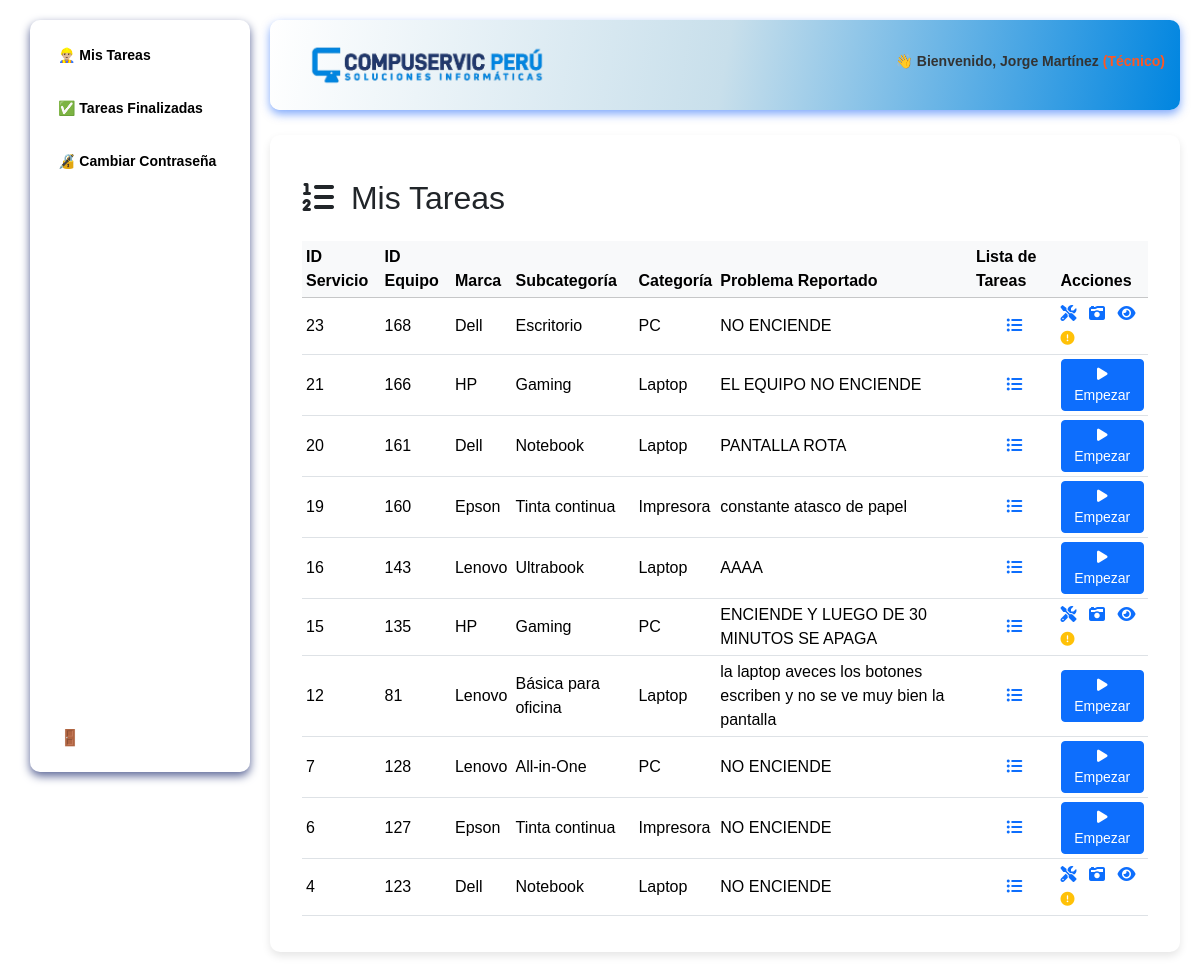
Screenshot of /app/views/dashboard/dashboard.php?view=tareas (signed in) with the database file from the repository.
### tables this page shows
CREATE TABLE `detalle_servicios` (
  `iddetservicio` int(11) NOT NULL,
  `iddetequipo` int(11) DEFAULT NULL,
  `idusuario_soporte` int(11) DEFAULT NULL,
  `observaciones` text DEFAULT NULL,
  `precio_servicio` decimal(10,2) DEFAULT NULL,
  `fechahorainicio` datetime DEFAULT NULL,
  `fechahorafin` datetime DEFAULT NULL
);

CREATE TABLE `marcas` (
  `id_marca` int(11) NOT NULL,
  `Nombre_Marca` varchar(100) NOT NULL
);

CREATE TABLE `subcategoria` (
  `id_subcategoria` int(11) NOT NULL,
  `id_categoria` int(11) NOT NULL,
  `Nombre_SubCategoria` varchar(50) NOT NULL
);

CREATE TABLE `categorias` (
  `id_categoria` int(11) NOT NULL,
  `NombreCategoria` varchar(100) NOT NULL
);

CREATE TABLE `detequipos` (
  `iddetequipo` int(11) NOT NULL,
  `idmarcasoc` int(11) DEFAULT NULL,
  `modelo` varchar(100) DEFAULT NULL,
  `numserie` varchar(100) DEFAULT NULL,
  `condicionentrada` text DEFAULT NULL,
  `descripcionentrada` text DEFAULT NULL,
  `fechaentrega` datetime DEFAULT current_timestamp(),
  `condicionsalida` text DEFAULT NULL,
  `idEvidencia` int(11) DEFAULT NULL,
  `idorden_servicio` int(11) DEFAULT NULL
);

### app/controllers/tareas/index.php (called while the page is built, shortened)
<?php
require_once '../../models/tareas/Tarea.php';
$conexion = Conexion::conectar();
$tarea = new Tarea($conexion);
$idUsuario = $_SESSION['idpersona'];
$tareas = $tarea->obtenerPorTecnico($idUsuario);
?>

### app/models/tareas/Tarea.php (called while the page is built, shortened)
<?php
class Tarea
{
    private $conexion;
    public function __construct($db)
    {
        $this->conexion = $db;
    }
public function obtenerPorTecnico($idusuario) {
    $sql = "CALL obtener_servicios_por_persona(:idusuario)";
    $stmt = $this->conexion->prepare($sql);
    $stmt->bindParam(':idusuario', $idusuario, PDO::PARAM_INT);
    $stmt->execute();
    return $stmt->fetchAll(PDO::FETCH_ASSOC);
}
}
?>

### app/views/tareas/index.php (the view, shortened to what this page needs)
<?php require_once '../../controllers/tareas/index.php'; ?>
<link href="https://cdn.jsdelivr.net/npm/bootstrap@5.3.3/dist/css/bootstrap.min.css" rel="stylesheet">
<link rel="stylesheet" href="https://cdnjs.cloudflare.com/ajax/libs/font-awesome/6.5.0/css/all.min.css">
<div class="container mt-4">
    <h2 class="mb-4">
        <i class="fa-solid fa-list-ol me-2"></i> Mis Tareas
    </h2>
    <?php if (isset($tareas) && !empty($tareas)): ?>
        <div class="table-responsive">
            <table class="table table-sm table-hover align-middle">
                <thead class="table-light">
                    <tr>
                        <th>ID Servicio</th>
                        <th>ID Equipo</th>
                        <th>Marca</th>
                        <th>Subcategoría</th>
                        <th>Categoría</th>
                        <th>Problema Reportado</th>
                        <th>Lista de Tareas</th>
                        <th>Acciones</th>
                    </tr>
                </thead>
                <tbody>
                <?php foreach ($tareas as $tarea): ?>
                    <?php $id = htmlspecialchars($tarea['iddetservicio']); ?>
                    <tr>
                        <td><?= $id ?></td>
                        <td><?= htmlspecialchars($tarea['iddetequipo']) ?></td>
                        <td><?= htmlspecialchars($tarea['Nombre_Marca']) ?></td>
                        <td><?= htmlspecialchars($tarea['Nombre_SubCategoria']) ?></td>
                        <td><?= htmlspecialchars($tarea['NombreCategoria']) ?></td>
                        <td><?= htmlspecialchars($tarea['descripcionentrada']) ?></td>
                        <td class="text-center">
                            <a href="#" data-bs-toggle="modal" data-bs-target="#modalCondicion<?= $id ?>" title="Ver condición de entrada">
                                <i class="fa-solid fa-list-ul text-primary"></i>
                            </a>
                        </td>
                        <td>
<?php if (empty($tarea['fechahorainicio'])): ?>
    <a href="#" class="btn btn-sm btn-primary empezar-btn" data-id="<?= $id ?>" data-bs-toggle="modal" data-bs-target="#modalEmpezar<?= $id ?>">
        <i class="fa-solid fa-play"></i> Empezar
    </a>
<?php elseif (empty($tarea['fechahorafin'])): ?>
    <a href="dashboard.php?view=registrar_revision&id=<?= urlencode($id) ?>" class="me-2 text-decoration-none" title="Registrar Revisión">
        <i class="fa-solid fa-screwdriver-wrench"></i>
    </a>
    <a href="#" title="Evidencias" data-bs-toggle="modal" data-bs-target="#modalEvidencias<?= $id ?>" class="me-2 text-decoration-none">
        <i class="fa-solid fa-camera-retro"></i>
    </a>
    <a href="#" class="text-decoration-none listar-evidencias" title="Listar evidencias" data-id="<?= $id ?>" data-bs-toggle="modal" data-bs-target="#listarEvidenciasModal">
        <i class="fa-solid fa-eye"></i>
    </a>
<?php if ($tarea['puede_finalizar']): ?>
    <a href="#" class="btn btn-sm btn-success" data-bs-toggle="modal" data-bs-target="#modalFinalizar<?= $id ?>">
        <i class="fa-solid fa-check"></i> Finalizar
    </a>
<?php else: ?>
    <span class="text-muted small" title="Esperando evidencias u/o servicios para finalizar">
        <i class="fa-solid fa-circle-exclamation text-warning me-1"></i>
    </span>
<?php endif; ?>
<?php else: ?>
    <span class="badge bg-success">Tarea finalizada</span>
<?php endif; ?>
                        </td>
                    </tr>
                <?php endforeach; ?>
                </tbody>
            </table>
        </div>
    <?php else: ?>
        <div class="alert alert-info" role="alert">
            <i class="fa-solid fa-circle-info me-2"></i>No tienes tareas asignadas.
        </div>
    <?php endif; ?>
</div>

### app/views/dashboard/Dashboard.php (shortened to what this page needs)
<?php
$usuario = $_SESSION['usuario'];
$rol = $_SESSION['rol'];
$view = isset($_GET['view']) ? $_GET['view'] : 'dashboard';
?>
<!DOCTYPE html>
<html lang="es">
<head>
    <link href="https://cdn.jsdelivr.net/npm/bootstrap@5.3.0/dist/css/bootstrap.min.css" rel="stylesheet">
    <link rel="stylesheet" href="../../../public/css/styles.css">
</head>
<body>
<nav class="sidebar" id="sidebar">
    <div>
        <?php if (strtolower($rol) === 'técnico'): ?>
            <a href="dashboard.php?view=tareas">👷🏼‍♂️ Mis Tareas</a>
            <a href="dashboard.php?view=tareasfinalizadas">✅ Tareas Finalizadas</a>
            <a href="dashboard.php?view=CambiarContraseña">🔏 Cambiar Contraseña</a>
        <?php endif; ?>
    </div>
    <form method="POST" action="../../controllers/logout.php">
        <button type="submit" class="logout">🚪 Salir</button>
    </form>
</nav>
<main class="main-content">
    <header class="header">
        <img src="../dashboard/logo-removebg-preview.png" alt="Logo">
        <h1 style="font-size: 14px; font-weight: bold; color: #333;">
            👋 Bienvenido, <?php echo htmlspecialchars($usuario); ?>
            <span style="color: #FF5722;">(<?php echo htmlspecialchars($rol); ?>)</span>
        </h1>
    </header>
<div class="content">
<?php if ($view === 'dashboard'): ?>
    <div style="text-align: center; margin-top: 40px;">
        <h2 style="font-size: 28px;">Bienvenido, <?php echo htmlspecialchars($usuario); ?>!</h2>
        <img src="../dashboard/logo-removebg-preview.png" alt="Logo" style="width: 500px; height: auto; margin-bottom: 20px;">
        <p style="text-align: justify; max-width: 600px; margin: 0 auto;">
            Si eres un usuario nuevo, te recomendamos cambiar tu contraseña para asegurar la privacidad de tu cuenta.
            Para hacerlo, dirígete a las opciones y busca el botón <strong>"Cambiar Contraseña"</strong>, donde podrás actualizar tu clave de forma sencilla y segura.
        </p>
    </div>
<?php else: ?>
 <?php
        switch ($view) {
            case 'tareas': include('../tareas/index.php'); break;
        }
        ?>
    <?php endif; ?>
</div>
</main>
</body>
</html>

### public/css/styles.css (style rules this page uses)
* { margin: 0; padding: 0; box-sizing: border-box; font-family: 'Arial', sans-serif; }
body { background: #f4f6f9; }
.sidebar { border-radius: 10px; box-shadow: 0px 4px 10px rgb(90, 101, 150); width: 220px; height: 94vh; position: fixed; top: 20px; left: 30px; background: rgba(255, 255, 255, 0.1); backdrop-filter: blur(10px); padding-top: 5px; display: flex; flex-direction: column; justify-content: space-between; overflow-y: auto; transition: transform 0.3s ease-in-out; }
.sidebar a { font-size: 14px; color: black; text-decoration: none; display: block; padding: 12px 20px; border-radius: 10px; margin: 8px; transition: all 0.3s ease-in-out; font-weight: bold; }
.logout { text-align: center; padding: 12px 20px; background: rgba(255, 255, 255, 0.2); border-radius: 8px; margin: 10px; cursor: pointer; transition: 0.3s; font-weight: bold; }
.main-content { margin-left: 250px; flex-grow: 1; padding: 20px; transition: margin-left 0.3s ease-in-out; }
.header { background: linear-gradient(100deg, rgb(255, 255, 255), rgb(200, 223, 235), rgb(0, 133, 224)); color: white; padding: 15px; display: flex; justify-content: space-between; align-items: center; border-radius: 10px; box-shadow: 0px 4px 10px rgba(0, 83, 250, 0.5); }
.header img { height: 60px; margin-left: 20px; }
.content { background: white; padding: 20px; margin-top: 25px; border-radius: 10px; box-shadow: 0px 4px 8px rgba(0, 0, 0, 0.1); }

### app/views/tareas/modal_evidencias.php (style rules this page uses)
button { background: #28a745; color: white; border: none; padding: 10px; border-radius: 5px; cursor: pointer; }

### rows the page displays
detalle_servicios: iddetservicio "23", iddetequipo "168", marcas.Nombre_Marca "Dell", subcategoria.Nombre_SubCategoria "Escritorio", categorias.NombreCategoria "PC", iddetequipo.descripcionentrada "NO ENCIENDE"
detalle_servicios: iddetservicio "21", iddetequipo "166", marcas.Nombre_Marca "HP", subcategoria.Nombre_SubCategoria "Gaming", categorias.NombreCategoria "Laptop", iddetequipo.descripcionentrada "EL EQUIPO NO ENCIENDE"
detalle_servicios: iddetservicio "20", iddetequipo "161", marcas.Nombre_Marca "Dell", subcategoria.Nombre_SubCategoria "Notebook", categorias.NombreCategoria "Laptop", iddetequipo.descripcionentrada "PANTALLA ROTA"
detalle_servicios: iddetservicio "19", iddetequipo "160", marcas.Nombre_Marca "Epson", subcategoria.Nombre_SubCategoria "Tinta continua", categorias.NombreCategoria "Impresora", iddetequipo.descripcionentrada "constante atasco de papel"
detalle_servicios: iddetservicio "16", iddetequipo "143", marcas.Nombre_Marca "Lenovo", subcategoria.Nombre_SubCategoria "Ultrabook", categorias.NombreCategoria "Laptop", iddetequipo.descripcionentrada "AAAA"
detalle_servicios: iddetservicio "15", iddetequipo "135", marcas.Nombre_Marca "HP", subcategoria.Nombre_SubCategoria "Gaming", categorias.NombreCategoria "PC", iddetequipo.descripcionentrada "ENCIENDE Y LUEGO DE 30 MINUTOS SE APAGA"
detalle_servicios: iddetservicio "12", iddetequipo "81", marcas.Nombre_Marca "Lenovo", subcategoria.Nombre_SubCategoria "Básica para oficina", categorias.NombreCategoria "Laptop", iddetequipo.descripcionentrada "la laptop aveces los botones escriben y no se ve muy bien la pantalla"
detalle_servicios: iddetservicio "7", iddetequipo "128", marcas.Nombre_Marca "Lenovo", subcategoria.Nombre_SubCategoria "All-in-One", categorias.NombreCategoria "PC", iddetequipo.descripcionentrada "NO ENCIENDE"
detalle_servicios: iddetservicio "6", iddetequipo "127", marcas.Nombre_Marca "Epson", subcategoria.Nombre_SubCategoria "Tinta continua", categorias.NombreCategoria "Impresora", iddetequipo.descripcionentrada "NO ENCIENDE"
detalle_servicios: iddetservicio "4", iddetequipo "123", marcas.Nombre_Marca "Dell", subcategoria.Nombre_SubCategoria "Notebook", categorias.NombreCategoria "Laptop", iddetequipo.descripcionentrada "NO ENCIENDE"

### other values shown
$usuario "Jorge Martínez"
$rol "Técnico"
